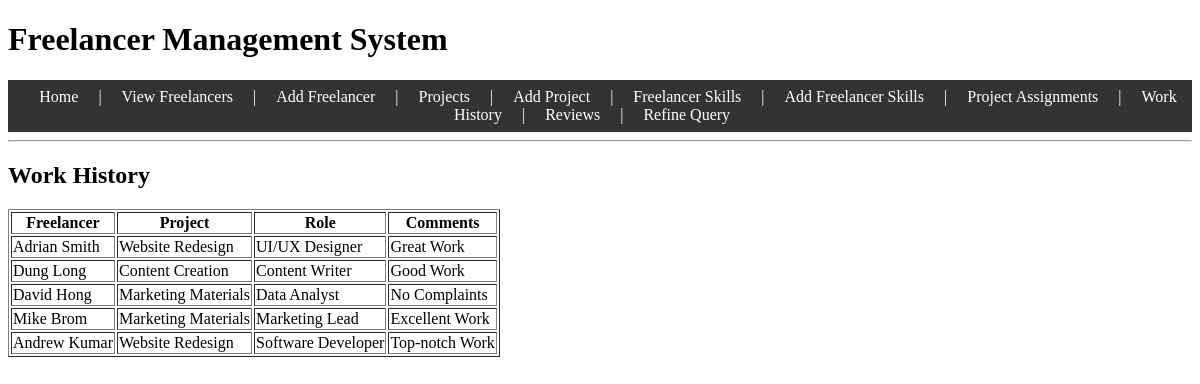
The page /work_history on the database its author committed.
### tables this page shows
CREATE TABLE workHistory (
    historyID INTEGER PRIMARY KEY AUTOINCREMENT,
    comments TEXT,
    role TEXT,
    flID INTEGER NOT NULL,
    projectID INTEGER NOT NULL,
    FOREIGN KEY (flID) REFERENCES profiles(flID),
    FOREIGN KEY (projectID) REFERENCES projects(projectID)
);

CREATE TABLE profiles (
    flID INTEGER PRIMARY KEY AUTOINCREMENT,
    name TEXT NOT NULL,
    rate REAL NOT NULL,
    availability TEXT NOT NULL
);

CREATE TABLE projects (
    projectID INTEGER PRIMARY KEY AUTOINCREMENT,
    title TEXT NOT NULL,
    budget REAL NOT NULL,
    organizationID INTEGER NOT NULL, -- Organizations table Foreign key
    FOREIGN KEY (organizationID) REFERENCES organizations(organizationID)
);

### app.py (the view)
@app.route("/work_history")
def work_history():
    c = get_db_connection()
    history = c.execute(
        "SELECT profiles.name AS freelancer, projects.title AS project, workHistory.comments, workHistory.role "
        "FROM workHistory "
        "JOIN profiles ON workHistory.flID = profiles.flID "
        "JOIN projects ON workHistory.projectID = projects.projectID"
    ).fetchall()
    c.close()
    return render_template("work_history.html", history=history)

### app.py (called while the page is built)
def get_db_connection():
    c = sqlite3.connect(DB_PATH)
    c.row_factory = sqlite3.Row
    return c

### templates/work_history.html
{% extends "base.html" %}
{% block content %}
<h2>Work History</h2>
<table border="1">
    <tr>
        <th>Freelancer</th>
        <th>Project</th>
        <th>Role</th>
        <th>Comments</th>
    </tr>
    {% for entry in history %}
    <tr>
        <td>{{ entry.freelancer }}</td>
        <td>{{ entry.project }}</td>
        <td>{{ entry.role }}</td>
        <td>{{ entry.comments }}</td>
    </tr>
    {% endfor %}
</table>
{% endblock %}

### rows shown on the page
workHistory: freelancer "Adrian Smith", project "Website Redesign", role "UI/UX Designer", comments "Great Work"
workHistory: freelancer "Dung Long", project "Content Creation", role "Content Writer", comments "Good Work"
workHistory: freelancer "David Hong", project "Marketing Materials", role "Data Analyst", comments "No Complaints"
workHistory: freelancer "Mike Brom", project "Marketing Materials", role "Marketing Lead", comments "Excellent Work"
workHistory: freelancer "Andrew Kumar", project "Website Redesign", role "Software Developer", comments "Top-notch Work"
